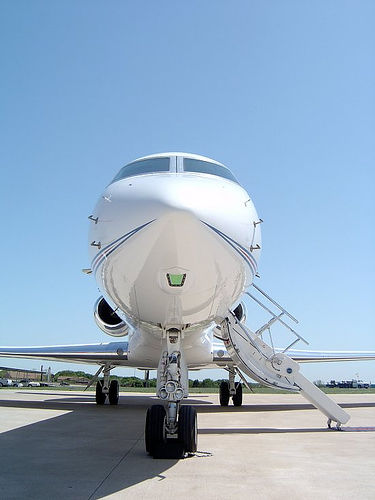
#> input picture FCN/dummy_data/JPEGImages/2008_000064.jpg, 375 x 500 px, found by its file name
$ python basic_transforms.py
#> lines starting #> are read from the running program, lines starting #| are printed output that depends on the picture

import cv2
import numpy as np
import matplotlib.pyplot as plt

class Compose(object):
    def __init__(self, transforms):
        self.transforms = transforms
    def __call__(self, image, label=None):
        for t in self.transforms:
            image, label = t(image, label)
        return image, label


class Normalize(object):
    def __init__(self, mean_val, std_val, val_scale=1):
        # set val_scale = 1 if mean and std are in range (0,1)
        # set val_scale to other value, if mean and std are in range (0,255)
        self.mean = np.array(mean_val, dtype=np.float32)
        self.std = np.array(std_val, dtype=np.float32)
        self.val_scale = 1/255.0 if val_scale==1 else 1
    def __call__(self, image, label=None):
        image = image.astype(np.float32)
        image = image * self.val_scale
        image = image - self.mean
        image = image * (1 / self.std)
        return image, label


class ConvertDataType(object):
    def __call__(self, image, label=None):
        if label is not None:
            label = label.astype(np.int64)
        return image.astype(np.float32), label


class Pad(object):
    def __init__(self, size, ignore_label=255, mean_val=0, val_scale=1):
        # set val_scale to 1 if mean_val is in range (0, 1)
        # set val_scale to 255 if mean_val is in range (0, 255)
        factor = 255 if val_scale == 1 else 1

        self.size = size
        self.ignore_label = ignore_label
        self.mean_val=mean_val
        # from 0-1 to 0-255
        if isinstance(self.mean_val, (tuple,list)):
            self.mean_val = [int(x* factor) for x in self.mean_val]
        else:
            self.mean_val = int(self.mean_val * factor)


    def __call__(self, image, label=None):
        h, w, c = image.shape
        pad_h = max(self.size - h, 0)
        pad_w = max(self.size - w, 0)

        pad_h_half = int(pad_h / 2)
        pad_w_half = int(pad_w / 2)

        if pad_h > 0 or pad_w > 0:

            image = cv2.copyMakeBorder(image,
                                       top=pad_h_half,
                                       left=pad_w_half,
                                       bottom=pad_h - pad_h_half,
                                       right=pad_w - pad_w_half,
                                       borderType=cv2.BORDER_CONSTANT,
                                       value=self.mean_val)
            if label is not None:
                label = cv2.copyMakeBorder(label,
                                           top=pad_h_half,
                                           left=pad_w_half,
                                           bottom=pad_h - pad_h_half,
                                           right=pad_w - pad_w_half,
                                           borderType=cv2.BORDER_CONSTANT,
                                           value=self.ignore_label)
        return image, label


# TODO
class CenterCrop(object):
    def __init__(self, crop_size):
        self.crop_h = crop_size
        self.crop_W = crop_size
    def __call__(self, image, label=None):
        h, w, c = image.shape
        top = (h - self.crop_h) // 2
        left = (w - self.crop_w) // 2
        image = image[top:top+self.crop_h, left:left+self.crop_w, :]
        if label is not None:
            label = label[top:top+self.crop_h, left:left+self.crop_w]
        return image, label

# TODO
class Resize(object):
    def __init__(self, size):
        self.size = size
    def __call__(self, image, label=None):
        image = cv2.resize(image, (self.size, self.size), interpolation=cv2.INTER_LINEAR)
        if label is not None:
            label = cv2.resize(label, (self.size, self.size), interpolation=cv2.INTER_NEAREST)
        return image, label

# TODO
class RandomFlip(object):
    def __call__(self, image, label=None):
        prob_of_flip = np.random.rand()
        if prob_of_flip > 0.5:
            image = cv2.flip(image, 1)
            if label is not None:
                label = cv2.flip(label, 1)
        return image, label

# TODO
class RandomCrop(object):
    def __init__(self, crop_size):
        self.crop_size = crop_size
    def __call__(self, image, label=None):
        h, w, c = image.shape
        top = np.random.uniform(h - self.crop_size)
        left = np.random.uniform(w - self.crop_size)
        assert top >= 0, "Error: crop_size > image height"
        assert left >= 0, "Error: crop_size > image width"

        rect = np.array([int(left), int(top), int(left + self.crop_size), int(top + self.crop_size)])
        image = image[rect[1]:rect[3], rect[0]:rect[2], :]
        if label is not None:
            label = label[rect[1]:rect[3], rect[0]:rect[2]]

        return image, label

# TODO
class Scale(object):
    def __call__(self, image, label=None, scale=1.0):
        if not isinstance(scale, (list, tuple)):
            scale = [scale, scale]
        h, w, c = image.shape
        image = cv2.resize(image, (int(w*scale[0]), int(h*scale[1])), interpolation=cv2.INTER_LINEAR)
        if label is not None:
            label = cv2.resize(label, (int(w*scale[0]), int(h*scale[1])), interpolation=cv2.INTER_NEAREST)
        return image, label

# TODO
class RandomScale(object):
    def __init__(self, min_scale=0.5, max_scale=2.0, step=0.25):
        self.min_scale = min_scale
        self.max_scale = max_scale
        self.step = step
        self.scale = Scale()

    def __call__(self, image, label=None):
        if self.step == 0:
            self.random_scale = np.random.uniform(self.min_scale, self.max_scale, 1)[0]
        else:
            num_steps = int((self.max_scale - self.min_scale) / self.step + 1)
            scale_factors = np.linspace(self.min_scale, self.max_scale, num_steps)
            np.random.shuffle(scale_factors)
            self.random_scale = scale_factors[0]

        image, label = self.scale(image, label, self.random_scale)

        return image, label


def main():
    image = cv2.imread('work/dummy_data/JPEGImages/2008_000064.jpg')
#> image is the input picture: shape (500, 375, 3); mean B, G, R 195.8, 172.3, 148.4
    #image = cv2.imread(r"F:\Spyder\work\dummy_data\JPEGImages\2008_000064.jpg")
    cv2.imshow("image", image)

    #label = cv2.imread('./dummy_data/GroundTruth_trainval_png/2008_000064.png')

    # TODO: crop_size
    crop_size = 256
    # TODO: Transform: RandomSacle, RandomFlip, Pad, RandomCrop
    argument = Compose([RandomScale(),
                        RandomFlip(),
                        Pad(crop_size, mean_val=[0.485, 0.456, 0.406]),
                        RandomCrop(crop_size),
                        ConvertDataType(),
                        Normalize(0, 1)])
    new_image, _ = argument(image)
#> the loop in __call__, `for t in self.transforms:` made 6 passes
#> pass 2, in __call__, `image = cv2.flip(image, 1)`:
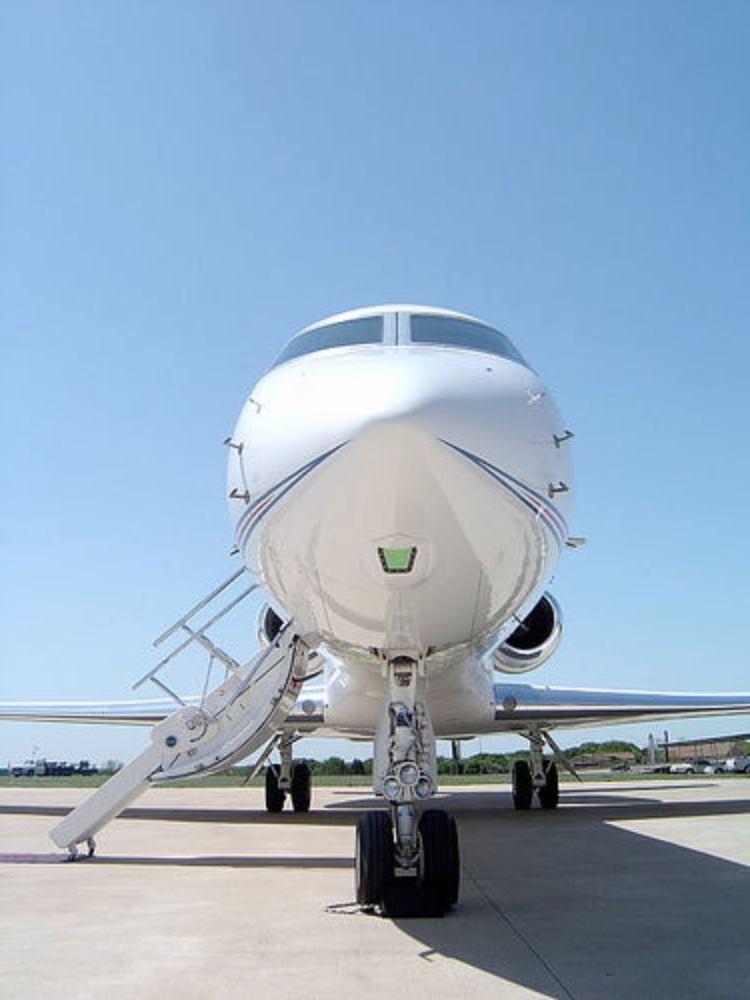
#> image: shape (1000, 750, 3); mean of channels 0, 1, 2 195.8, 172.3, 148.3; drawn as B, G, R
#> after the loop in __call__, `for t in self.transforms:`:
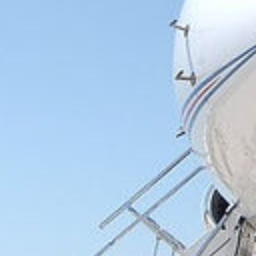
#> image: shape (256, 256, 3) float32; mean of channels 0, 1, 2 0.904, 0.803, 0.696; drawn as B, G, R
    cv2.imshow("new_image", new_image)
    cv2.waitKey(0)

    cv2.imwrite('tmp_new.jpg', new_image*255)

    #for i in range(10):
        # TODO: call transform
        # TODO: save image

if __name__ == "__main__":
    main()

$ run again, with FCN/dummy_data/GroundTruth_trainval_png/2008_000064.png saved as FCN/dummy_data/JPEGImages/2008_000064.jpg
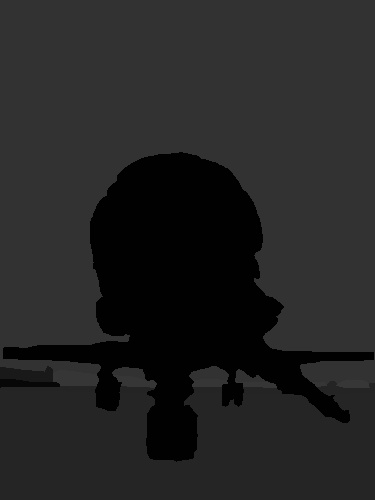
#> input picture FCN/dummy_data/GroundTruth_trainval_png/2008_000064.png, 375 x 500 px, found by its file name
#> in main, image is the input picture: shape (500, 375, 3); min 0, max 59, mean 35.9
#> after the loop in __call__, `for t in self.transforms:`:
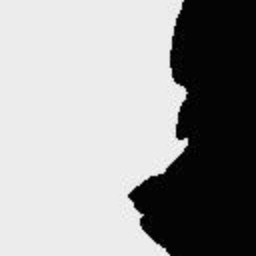
#> image: shape (256, 256, 3) float32; min 0, max 0.212, mean 0.129; drawn with min black and max white
#> in main, `cv2.imwrite('tmp_new.jpg', new_image*255)`:
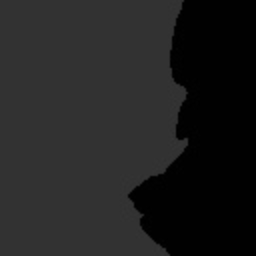
#> saved as tmp_new.jpg: shape (256, 256, 3); min 0, max 54, mean 32.9
